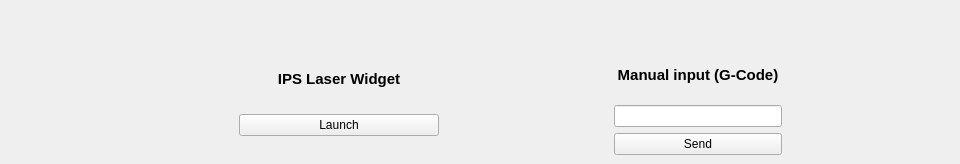
         <widget class="QWidget" name="setting_page">
          <widget class="QWidget" name="layoutWidget">
           <property name="geometry">
            <rect>
             <x>70</x>
             <y>50</y>
             <width>881</width>
             <height>105</height>
            </rect>
           </property>
           <layout class="QHBoxLayout" name="horizontalLayout_27">
            <item>
             <spacer name="horizontalSpacer_54">
              <property name="orientation">
               <enum>Qt::Horizontal</enum>
              </property>
              <property name="sizeHint" stdset="0">
               <size>
                <width>40</width>
                <height>20</height>
               </size>
              </property>
             </spacer>
            </item>
            <item>
             <layout class="QVBoxLayout" name="verticalLayout_36">
              <item>
               <widget class="QLabel" name="label_45">
                <property name="minimumSize">
                 <size>
                  <width>200</width>
                  <height>0</height>
                 </size>
                </property>
                <property name="maximumSize">
                 <size>
                  <width>16777215</width>
                  <height>20</height>
                 </size>
                </property>
                <property name="font">
                 <font>
                  <family>Arial</family>
                  <pointsize>11</pointsize>
                  <weight>75</weight>
                  <bold>true</bold>
                 </font>
                </property>
                <property name="text">
                 <string>IPS Laser Widget</string>
                </property>
                <property name="alignment">
                 <set>Qt::AlignCenter</set>
                </property>
               </widget>
              </item>
              <item>
               <widget class="QPushButton" name="IPS_laser">
                <property name="text">
                 <string>Launch</string>
                </property>
               </widget>
              </item>
             </layout>
            </item>
            <item>
             <spacer name="horizontalSpacer_53">
              <property name="orientation">
               <enum>Qt::Horizontal</enum>
              </property>
              <property name="sizeHint" stdset="0">
               <size>
                <width>40</width>
                <height>20</height>
               </size>
              </property>
             </spacer>
            </item>
            <item>
             <layout class="QVBoxLayout" name="verticalLayout_37">
              <item>
               <widget class="QLabel" name="label_44">
                <property name="font">
                 <font>
                  <family>Arial</family>
                  <pointsize>11</pointsize>
                  <weight>75</weight>
                  <bold>true</bold>
                 </font>
                </property>
                <property name="text">
                 <string>Manual input (G-Code)</string>
                </property>
                <property name="alignment">
                 <set>Qt::AlignCenter</set>
                </property>
               </widget>
              </item>
              <item>
               <widget class="QLineEdit" name="manual_input"/>
              </item>
              <item>
               <widget class="QPushButton" name="send_gcode_button">
                <property name="text">
                 <string>Send</string>
                </property>
               </widget>
              </item>
             </layout>
            </item>
            <item>
             <spacer name="horizontalSpacer_52">
              <property name="orientation">
               <enum>Qt::Horizontal</enum>
              </property>
              <property name="sizeHint" stdset="0">
               <size>
                <width>40</width>
                <height>20</height>
               </size>
              </property>
             </spacer>
            </item>
           </layout>
          </widget>
         </widget>
